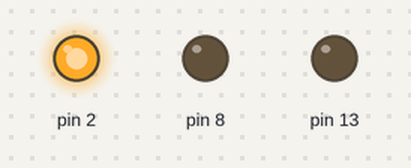
A sketch run on a simulated Arduino Uno, built with avr-gcc and run on an emulated ATmega328P. Shown: output pins drawn as LEDs (lit = HIGH).

Above: at 0.2 s.
At 1.2 s:
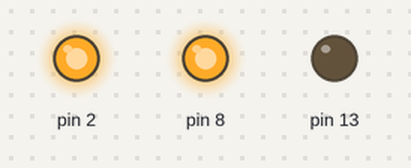
At 1.7 s:
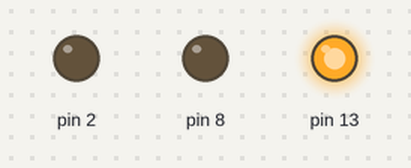
At 2.2 s:
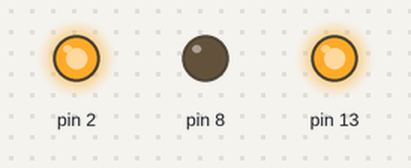
At 3.2 s:
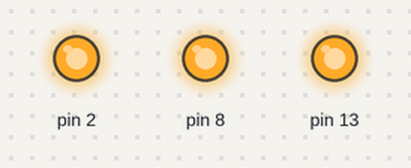
At 4.7 s:
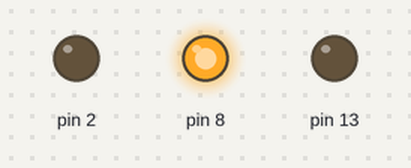
Timing chart, 0 to 5.2 s (numbered marks = the images above):
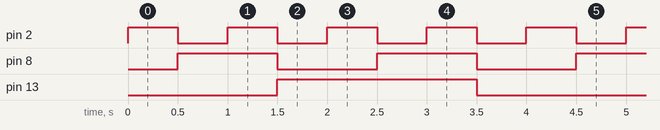

Measured:
- by itself, pin 2: alternates HIGH for 0.50 s and LOW for 0.50 s
- by itself, pin 8: alternates HIGH for 1.0 s and LOW for 1.0 s
- by itself, pin 13: alternates HIGH for 2.0 s and LOW for 2.0 s

The sketch:

0914_LED__.ino
```cpp
/*0914_LED점등
  팀빌딩 : 3조 16김유진 18이명진 18김도욱 18강지완
  led 3개를 사용하여 2진수 0~7 까지 파도타기처럼 이어서 점등하기 */

int led[] ={13,8,2};

void setup()
{
  pinMode(13, OUTPUT);
  pinMode(8, OUTPUT);
  pinMode(2, OUTPUT);
}

void loop()
{
  //001
  digitalWrite(2, HIGH);
  delay(500); // Wait for 1000 millisecond(s)
  digitalWrite(2, LOW);
  //delay(500); // Wait for 1000 millisecond(s)

  //010
  digitalWrite(8, HIGH);
  delay(500); // Wait for 1000 millisecond(s)
  digitalWrite(8, LOW);
  //delay(500); // Wait for 1000 millisecond(s)

  //011
  digitalWrite(2, HIGH);
  digitalWrite(8, HIGH);
  delay(500); // Wait for 1000 millisecond(s)
  digitalWrite(2, LOW);
  digitalWrite(8, LOW);
  //delay(500); // Wait for 1000 millisecond(s)

  //100
  digitalWrite(13, HIGH);
  delay(500); // Wait for 1000 millisecond(s)
  digitalWrite(13, LOW);
  //delay(500); // Wait for 1000 millisecond(s)

  //101
  digitalWrite(2, HIGH);
  digitalWrite(13, HIGH);
  delay(500); // Wait for 1000 millisecond(s)
  digitalWrite(2, LOW);
  digitalWrite(13, LOW);
  //delay(500); // Wait for 1000 millisecond(s)

  //110
  digitalWrite(8, HIGH);
  digitalWrite(13, HIGH);
  delay(500); // Wait for 1000 millisecond(s)
  digitalWrite(8, LOW);
  digitalWrite(13, LOW);
  //delay(500); // Wait for 1000 millisecond(s)

  //111
  digitalWrite(2, HIGH);
  digitalWrite(8, HIGH);
  digitalWrite(13, HIGH);
  delay(500); // Wait for 1000 millisecond(s)

  //000
  digitalWrite(2, LOW);
  digitalWrite(8, LOW);
  digitalWrite(13, LOW);
  delay(500); // Wait for 1000 millisecond(s)


}
```
